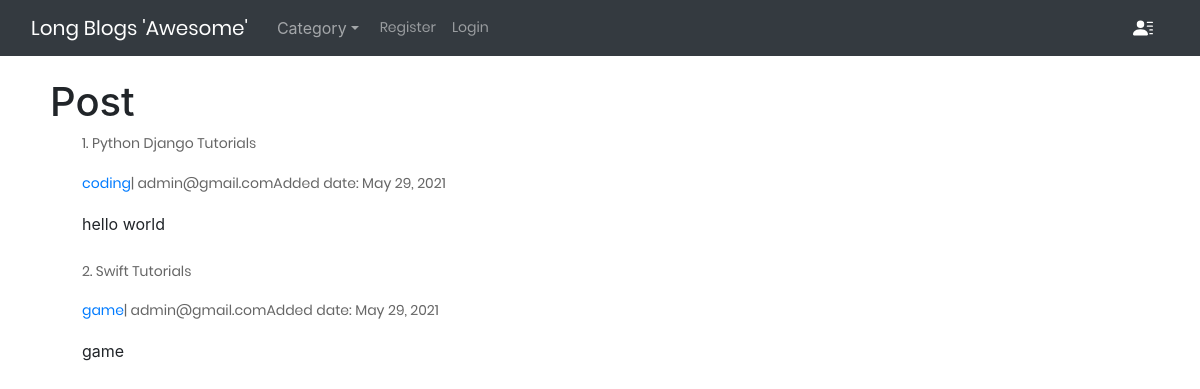
The page / on the database its author committed.
### theblog/models.py (models this page shows, shortened)
class Post(models.Model):
    title = models.CharField(max_length=255)
    header_image = models.ImageField(null=True, blank=True, upload_to="images/")
    title_tag = models.CharField(max_length=255, default='Long Kun Blogs')
    author = models.ForeignKey(User, on_delete=models.CASCADE)
    category = models.CharField(max_length=255, default='coding')
    snippet = models.CharField(max_length=255)
    body = RichTextField(blank=True, null=True)
    post_date = models.DateField(auto_now_add=datetime.now)
    likes = models.ManyToManyField(User, related_name='blog_posts')

### theblog/views.py (the view)
# urls.py: path('', views.HomeView.as_view(), name='home'),
class HomeView(ListView):
    model = Post
    template_name = 'theblog/home.html'
    ordering = ['-post_date']
    def get_context_data(self, **kwargs):
        categories = Category.objects.all()
        context = super(HomeView, self).get_context_data(**kwargs)
        context['categories'] = categories
        return context

### theblog/models.py (called while the page is built)
    def __str__(self):
        return self.name

### theblog/templates/theblog/home.html (shortened to what this page needs)
{% extends 'theblog/base.html' %}
{% block content %}
    <h1>Post</h1>
    <ul>
        {% for post in object_list %}
        <li>
            <a href="{% url 'article-detail' post.pk %}">
                <p>{{post.id}}. {{post.title}}</p>
            </a>
            <div style="display: flex; margin-right: 10px;">
                <a href="{% url 'category' post.category|slugify %}">
                    {{post.category}}
                </a>
                <p> | {{post.author.email}}Added date: {{post.post_date}}
                </p>
            </div>
            {{post.snippet}}
        </li>
        <br>
        {% endfor %}
    </ul>
{% endblock content %}

### static/theblog/css/user_profile.css (style rules this page uses)
body { background-color: #f9f9fa }

### static/theblog/css/main.css (style rules this page uses)
* { margin: 0px; padding: 0px; box-sizing: border-box; }
body, html { height: 100%; font-family: Poppins-Regular, sans-serif; }
a { font-family: Poppins-Regular; font-size: 14px; line-height: 1.7; color: #666666; margin: 0px; transition: all 0.4s; -webkit-transition: all 0.4s; -o-transition: all 0.4s; -moz-transition: all 0.4s; }
h1,h2,h3,h4,h5,h6 { margin: 0px; }
p { font-family: Poppins-Regular; font-size: 14px; line-height: 1.7; color: #666666; margin: 0px; }
ul, li { margin: 0px; list-style-type: none; }

### rows shown on the page
Post: id "1", title "Python Django Tutorials", category "coding", author.email "admin@gmail.com", post_date "May 29, 2021", snippet "hello world"
Post: id "2", title "Swift Tutorials", category "game", author.email "admin@gmail.com", post_date "May 29, 2021", snippet "game"
